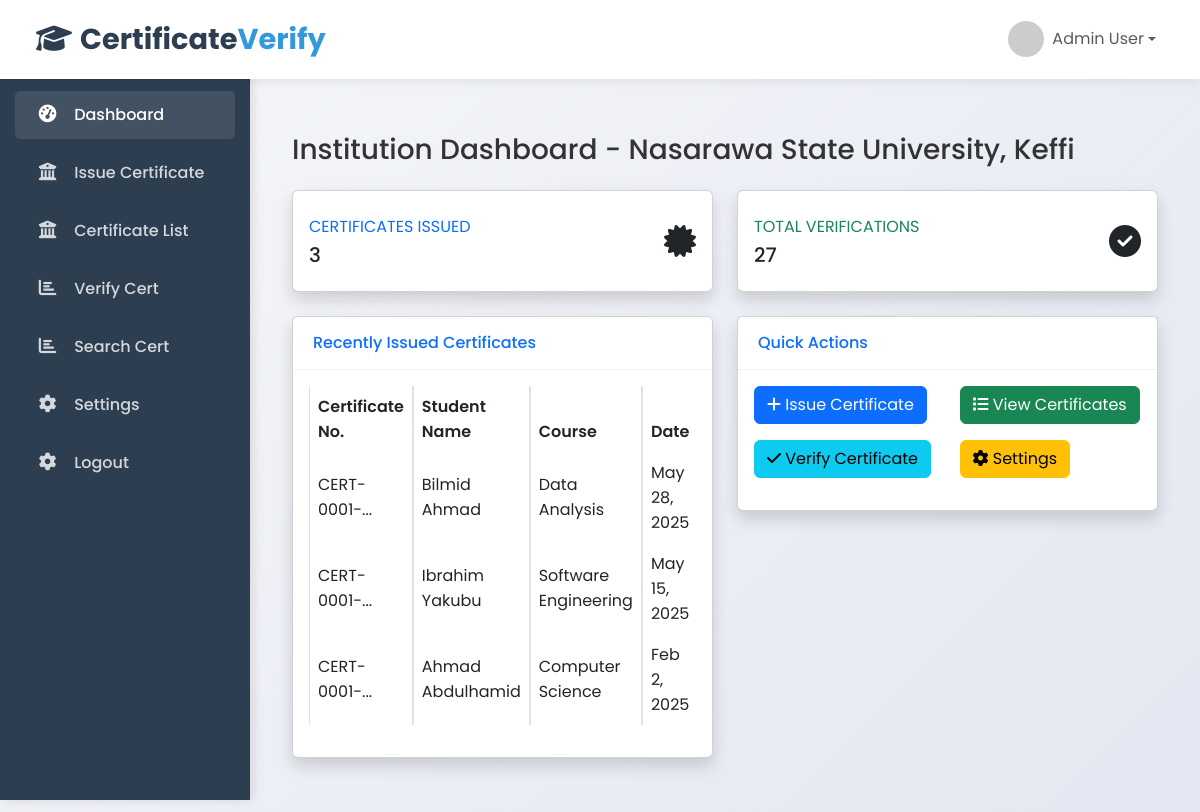
/institution/dashboard.php (signed in), run on the app's committed database.
### tables this page shows
CREATE TABLE `certificates` (
  `id` int(11) NOT NULL,
  `institution_id` int(11) NOT NULL,
  `certificate_number` varchar(50) NOT NULL,
  `student_name` varchar(255) NOT NULL,
  `course_name` varchar(255) NOT NULL,
  `issue_date` date NOT NULL,
  `expiry_date` date DEFAULT NULL,
  `qr_code` varchar(255) DEFAULT NULL,
  `digital_signature` text DEFAULT NULL,
  `file_path` varchar(255) DEFAULT NULL,
  `is_revoked` tinyint(1) DEFAULT 0,
  `created_at` timestamp NOT NULL DEFAULT current_timestamp()
);

### includes/db.php (called while the page is built, shortened)
<?php
class Database {
    private $conn;
    public function __construct() {
        $this->conn = new mysqli(DB_HOST, DB_USER, DB_PASS, DB_NAME);
    }
    public function query($sql) {
        return $this->conn->query($sql);
    }
}
$db = new Database();
?>

### institution/dashboard.php (the view, shortened to what this page needs)
<?php
global $db;
$institutionId = $_SESSION['institution_id'];
$certificatesCount = $db->query("SELECT COUNT(*) as count FROM certificates WHERE institution_id = $institutionId")->fetch_assoc()['count'];
$verificationsCount = $db->query("SELECT COUNT(*) as count FROM verifications v
                                JOIN certificates c ON v.certificate_id = c.id
                                WHERE c.institution_id = $institutionId")->fetch_assoc()['count'];
$recentCertificates = $db->query("SELECT * FROM certificates
                                 WHERE institution_id = $institutionId
                                 ORDER BY issue_date DESC LIMIT 5")->fetch_all(MYSQLI_ASSOC);
require_once '../includes/insheader.php';
?>
<div class="container-fluid mt-4">
    <h1 class="h3 mb-4">Institution Dashboard - <?php echo $_SESSION['institution_name']; ?></h1>
    <div class="row">
        <div class="col-xl-6 col-md-6 mb-4">
            <div class="card border-left-primary shadow h-100 py-2">
                <div class="card-body">
                    <div class="row no-gutters align-items-center">
                        <div class="col mr-2">
                            <div class="text-xs font-weight-bold text-primary text-uppercase mb-1">
                                Certificates Issued</div>
                            <div class="h5 mb-0 font-weight-bold text-gray-800"><?php echo $certificatesCount; ?></div>
                        </div>
                        <div class="col-auto">
                            <i class="fas fa-certificate fa-2x text-gray-300"></i>
                        </div>
                    </div>
                </div>
            </div>
        </div>
        <div class="col-xl-6 col-md-6 mb-4">
            <div class="card border-left-success shadow h-100 py-2">
                <div class="card-body">
                    <div class="row no-gutters align-items-center">
                        <div class="col mr-2">
                            <div class="text-xs font-weight-bold text-success text-uppercase mb-1">
                                Total Verifications</div>
                            <div class="h5 mb-0 font-weight-bold text-gray-800"><?php echo $verificationsCount; ?></div>
                        </div>
                        <div class="col-auto">
                            <i class="fas fa-check-circle fa-2x text-gray-300"></i>
                        </div>
                    </div>
                </div>
            </div>
        </div>
    </div>
    <div class="row">
        <div class="col-lg-6">
            <div class="card shadow mb-4">
                <div class="card-header py-3">
                    <h6 class="m-0 font-weight-bold text-primary">Recently Issued Certificates</h6>
                </div>
                <div class="card-body">
                    <div class="table-responsive">
                        <table class="table table-bordered">
                            <thead>
                                <tr>
                                    <th>Certificate No.</th>
                                    <th>Student Name</th>
                                    <th>Course</th>
                                    <th>Date</th>
                                </tr>
                            </thead>
                            <tbody>
                                <?php foreach ($recentCertificates as $certificate): ?>
                                <tr>
                                    <td><?php echo substr($certificate['certificate_number'], 0, 10) . '...'; ?></td>
                                    <td><?php echo $certificate['student_name']; ?></td>
                                    <td><?php echo $certificate['course_name']; ?></td>
                                    <td><?php echo date('M j, Y', strtotime($certificate['issue_date'])); ?></td>
                                </tr>
                                <?php endforeach; ?>
                            </tbody>
                        </table>
                    </div>
                </div>
            </div>
        </div>
        <div class="col-lg-6">
            <div class="card shadow mb-4">
                <div class="card-header py-3">
                    <h6 class="m-0 font-weight-bold text-primary">Quick Actions</h6>
                </div>
                <div class="card-body">
                    <div class="row">
                        <div class="col-md-6 mb-3">
                            <a href="issue-certificate.php" class="btn btn-primary btn-block">
                                <i class="fas fa-plus"></i> Issue Certificate
                            </a>
                        </div>
                        <div class="col-md-6 mb-3">
                            <a href="certificate-list.php" class="btn btn-success btn-block">
                                <i class="fas fa-list"></i> View Certificates
                            </a>
                        </div>
                        <div class="col-md-6 mb-3">
                            <a href="../public/verify.php" class="btn btn-info btn-block">
                                <i class="fas fa-check"></i> Verify Certificate
                            </a>
                        </div>
                        <div class="col-md-6 mb-3">
                            <a href="settings.php" class="btn btn-warning btn-block">
                                <i class="fas fa-cog"></i> Settings
                            </a>
                        </div>
                    </div>
                </div>
            </div>
        </div>
    </div>
</div>
<?php require_once '../includes/footer.php'; ?>

### includes/insheader.php (style rules this page uses)
* { margin: 0; padding: 0; box-sizing: border-box; font-family: 'Poppins', sans-serif; }
body { background: linear-gradient(135deg, #f5f7fa 0%, #e4e7f1 100%); min-height: 100vh; color: #333; overflow-x: hidden; }
.card-header { background: white; padding: 15px 20px; font-weight: 600; border-bottom: 1px solid rgba(0, 0, 0, 0.05); }
table { width: 100%; border-collapse: separate; border-spacing: 0; }
table th { background-color: #f8f9fa; padding: 12px 15px; text-align: left; font-weight: 600; color: var(--dark); border-bottom: 1px solid #dee2e6; }
table td { padding: 12px 15px; border-bottom: 1px solid #dee2e6; vertical-align: middle; }
table tr:last-child td { border-bottom: none; }

### data on the page
certificates: certificate_number "CERT-0001-", student_name "Bilmid Ahmad", course_name "Data Analysis", issue_date "May 28, 2025"
certificates: certificate_number "CERT-0001-", student_name "Ibrahim Yakubu", course_name "Software Engineering", issue_date "May 15, 2025"
certificates: certificate_number "CERT-0001-", student_name "Ahmad Abdulhamid", course_name "Computer Science", issue_date "Feb 2, 2025"

### other printed values
$_SESSION['institution_name'] "Nasarawa State University, Keffi"
$certificatesCount "3"
$verificationsCount "27"
